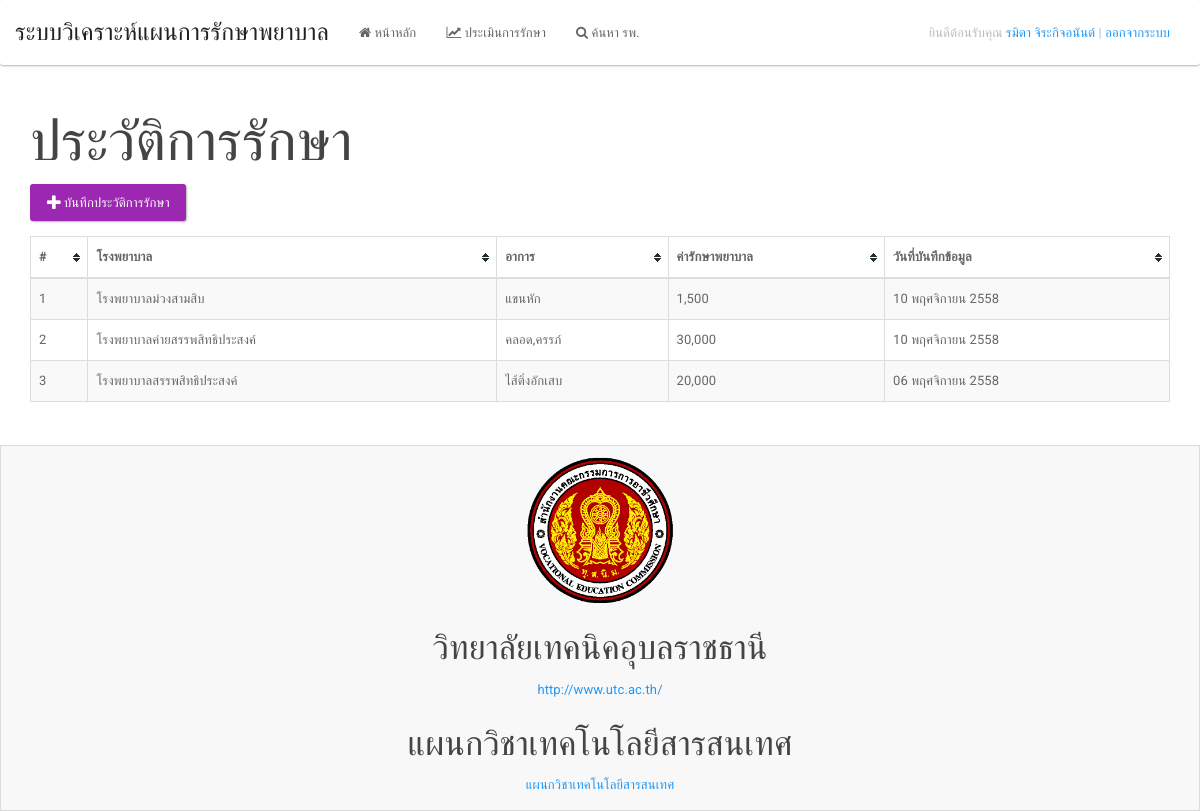
The app's page /medical.php (signed in) with its own data.
### tables this page shows
CREATE TABLE `medical` (
  `medical_id` int(10) NOT NULL,
  `organ` text COMMENT 'อาการป่วยที่เข้ารับการรักษา',
  `cost` int(11) NOT NULL COMMENT 'ค่ารักษาพยาบาล',
  `date_start` date DEFAULT NULL,
  `date_end` date DEFAULT NULL,
  `rating` enum('1','2','3','4','5') NOT NULL,
  `comment` text,
  `hospital_id` int(11) NOT NULL,
  `profile_id` varchar(10) NOT NULL DEFAULT '',
  `medical_type_id` int(11) DEFAULT NULL COMMENT 'ข้อมูลประเภทของการรักษาเลือกจากฐานข้อมูล',
  `date_added` datetime NOT NULL
);

CREATE TABLE `hospital` (
  `hospital_id` int(11) NOT NULL,
  `hospital_verify_code` varchar(100) NOT NULL,
  `hospital_name` varchar(255) NOT NULL DEFAULT '' COMMENT 'ชื่อ รพ.',
  `hospital_address` text NOT NULL COMMENT 'ที่อยู่ รพ.',
  `province` int(3) NOT NULL COMMENT 'จังหวัดที่ตั้ง',
  `amphur` int(3) NOT NULL COMMENT 'อำเภอที่ตั้ง',
  `district` int(3) NOT NULL COMMENT 'ตำบลที่ตั้ง',
  `zipcode` int(5) NOT NULL COMMENT 'รหัสไปรษณีย์',
  `lat` varchar(100) DEFAULT NULL COMMENT 'lattitude',
  `lng` varchar(100) DEFAULT NULL COMMENT 'longtitude',
  `tel` text NOT NULL COMMENT 'เบอร์ รพ. โทรศัพท์บ้าน คั่นด้วยเครื่องหมาย ","',
  `email` varchar(100) DEFAULT '' COMMENT 'เมล์',
  `date_added` datetime NOT NULL COMMENT 'วันที่เพิ่มข้อมูล'
);

### php/config/autoload.inc.php (called while the page is built, shortened)
<?php
@require_once 'setting.inc.php';
function file_include($class) {
    $path = str_replace('\\', DS, WWW_ROOT . DS . $class . '.inc.php');
}

### php/config/database.inc.php (called while the page is built, shortened)
<?php
require_once 'setting.inc.php';
class database {
    public $mysqli;
    public function connection() {
        $this->mysqli = mysqli_init();
        $link = $this->mysqli->real_connect(LOCALHOST, USER, PWD, DBNAME);
        if ($link) {
            $this->mysqli->set_charset("UTF8");
            return true;
        } else {
            print $this->mysqli->connect_error;
        }
    }
    public function close_connection() {
        $this->mysqli = null;
    }
    public function query($sql, &$rows, &$num_rows) {
        if (self::connection()) {
            $result = $this->mysqli->query($sql);
            if ($result) {
                if ($result !== true) {
                    while ($data = $result->fetch_assoc()) {
                        $rows[] = $data;
                    }
                }
            } else {
                return "Error1 : " . $this->mysqli->errno . " = " . $this->mysqli->error;
            }
            return true;
        }
    }
}
?>

### php/classes/hospitals.inc.php (called while the page is built, shortened)
<?php
class hospitals extends db {
    public function get_hospital_detail_by_id($id) {
        $sql = 'SELECT * FROM `hospital` WHERE hospital_id = ' . $id . ';';
        $result = $this->query($sql, $rows, $num_rows);
        if ($result === true) {
            $id = $rows[0];
            return $id;
        } else {
            print $result;
        }
    }
    public function get_medical($profile_id) {
        $sql = "SELECT * FROM medical WHERE `profile_id` = '" . $profile_id . "' ORDER BY date_added DESC;";
        $result = $this->query($sql, $rows, $num_rows);
        if ($result) {
            return $rows;
        } else {
            print "Get Medical Error: " . $result;
            return false;
        }
    }
}

### php/config/setting.inc.php (called while the page is built, shortened)
<?php
$arr_month = array(
    1 => "มกราคม",
    2 => "กุมภาพันธ๋",
    3 => "มีนาคม",
    4 => "เมษายน",
    5 => "พฤษภาคม",
    6 => "มิถุนายน",
    7 => "กรกฎาคม",
    8 => "สิงหาคม",
    9 => "กันยายน",
    10 => "ตุลาคม",
    11 => "พฤศจิกายน",
    12 => "ธันวาคม",
);

### medical.php (the view, shortened to what this page needs)
<?php
if (isset($_SESSION['profile']) && $_SESSION['profile'] == 'logon') {
    include 'php/config/autoload.inc.php';
}
$ht = new cls\hospitals;
$data = $ht->get_medical($_SESSION['profile_detail']['profile_username']);
?>
    <!DOCTYPE html>
    <html lang="en">
    <head>
    </head>
    <link rel="stylesheet" href="js/jquery-ui-1.11.4.custom/jquery-ui.min.css">
    <link rel="stylesheet" href="node_modules/bootstrap/dist/css/bootstrap.min.css">
    <link rel="stylesheet" href="css/font-awesome.min.css">
    <link rel="stylesheet" href="css/mine.css">
    <body>
        <?php include 'header.php';?>
            <article class="container">
                <header>
                    <hgroup>
                        <h1>ประวัติการรักษา </h1>
                    </hgroup>
                </header>
                <section class="content">
                    <div class="row" style="margin-bottom: 15px;">
                        <div class="col-md-12">
                            <a href="create-medical.php">
                                <button class="btn btn-info"><i class="fa fa-plus fa-lg"></i> บันทึกประวัติการรักษา</button>
                            </a>
                        </div>
                    </div>
                    <div class="row">
                        <div class="col-md-12">
                            <table class="table table-hover table-bordered table-striped">
                                <thead>
                                    <tr>
                                        <th>#</th>
                                        <th>โรงพยาบาล</th>
                                        <th>อาการ</th>
                                        <th>ค่ารักษาพยาบาล</th>
                                        <th>วันที่บันทึกข้อมูล</th>
                                    </tr>
                                </thead>
                                <tbody>
                                    <?php
$i = 0;
if (count($data) > 0) {
    foreach ($data as $key => $value) {
        $i++;
        $hospital = $ht->get_hospital_detail_by_id($value['hospital_id']);
        $time = strtotime($value['date_added']);
        $y = date("Y", $time) + 543;
        $m = $arr_month[date("m", $time)];
        $date = date("d", $time) . " " . $m . " " . $y;
        print "
                                <tr>
                                    <td>" . $i . "</td>
                                    <td>" . $hospital['hospital_name'] . "</td>
                                    <td>" . $value['organ'] . "</td>
                                    <td>" . number_format($value['cost']) . "</td>
                                    <td>" . $date . "</td>
                                </tr>
                                ";
    }
} else {
    echo "
<tr>
    <td colspan=5 align=center>ไม่มีประวัติการรักษา</td>
</tr>
    ";
}
?>
                                </tbody>
                            </table>
                        </div>
                    </div>
                </section>
            </article>
            <?php include 'footer.php';?>
    </body>
    </html>

### header.php (shortened to what this page needs)
<header>
    <nav class="navbar navbar-default">
        <div class="container-fluid">
            <div class="navbar-header">
                <a class="navbar-brand" href="index.php">ระบบวิเคราะห์แผนการรักษาพยาบาล</a>
            </div>
            <div>
                <ul class="nav navbar-nav">
                    <li class="">
                        <a href="index.php"><i class="fa fa-home"></i> หน้าหลัก</a>
                    </li>
                    <li class="">
                        <a href="research.php"><i class="fa fa-line-chart"></i> ประเมินการรักษา</a>
                    </li>
                    <li class="">
                        <a href="search.php"><i class="fa fa-search"></i> ค้นหา รพ.</a>
                    </li>
                </ul>
            </div>
            <?php
if (!isset($_SESSION['profile']) or $_SESSION['profile'] != "logon") {
    ?>
                <a href="signin.php">
                    <button type="button" class="btn btn-danger navbar-btn pull-right">เข้าสู่ระบบ</button>
                </a>
                <?php
} else {
    ?>
                    <p class="navbar-text pull-right">ยินดีต้อนรับคุณ
                        <a href="view-profile.php" title="ข้อมูลส่วนตัว"><?=$_SESSION['profile_detail']['firstname'] . " " . $_SESSION['profile_detail']['lastname'];?></a> | <a href="signout.php" onclick="return confirm('ยืนยันการออกจากระบบ ?');">ออกจากระบบ</a></p>
                    <?php
}
?>
        </div>
    </nav>
</header>

### footer.php
<footer class="footer" style="padding-top: 10px;">
    <div class="container text-center">
        <img src="images/logo.png" alt="" width="150">
        <h3>วิทยาลัยเทคนิคอุบลราชธานี</h3>
        <p><a href="http://www.utc.ac.th/">http://www.utc.ac.th/</a></p>
        <h3>แผนกวิชาเทคโนโลยีสารสนเทศ</h3>
        <p><a href="http://it.utc.ac.th/">แผนกวิชาเทคโนโลยีสารสนเทศ</a></p>
    </div>
</footer>

### css/mine.css (style rules this page uses)
html, body { height: 100% }
table.table thead tr th { background-image: url(../images/table/bg.gif); background-repeat: no-repeat; background-position: center right; cursor: pointer; }
article { position: relative; }
.footer { bottom: 0px; width: 100%; background-color: #f8f8f8; border-style: solid; border-color: #ddd; border-width: 1px; margin-top: 20px; }

### records on screen
medical: hospital.hospital_name "โรงพยาบาลม่วงสามสิบ", organ "แขนหัก", cost "1,500", date_added "10 พฤศจิกายน 2558"
medical: hospital.hospital_name "โรงพยาบาลค่ายสรรพสิทธิประสงค์", organ "คลอด,ครรภ์", cost "30,000", date_added "10 พฤศจิกายน 2558"
medical: hospital.hospital_name "โรงพยาบาลสรรพสิทธิประสงค์", organ "ไส้ติ่งอักเสบ", cost "20,000", date_added "06 พฤศจิกายน 2558"

### other values on screen
$_SESSION['profile_detail']['firstname'] "รมิตา"
$_SESSION['profile_detail']['lastname'] "จิระกิจอนันต์"
